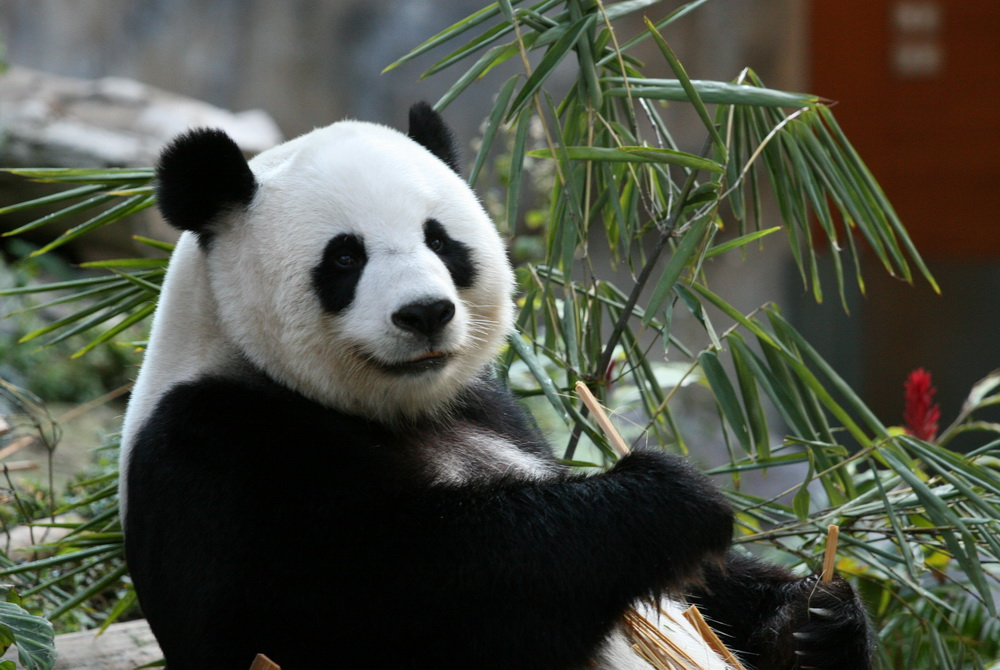
#> input picture photos/animals/3.jpg, 1000 x 670 px; its folder holds 3 pictures in this run
$ python -i images.py   (imports and definitions only)
#> lines starting #> are read from the running program, lines starting #| are printed output that depends on the picture
from tkinter import *
from PIL import ImageTk, Image
# import random
import hashlib
import registration

img_hash = ""


# [77 lines left out: function images, not called in this run]


# [2 lines not run here, left out]

>>> result = images()
#> in images, img1 is the input picture: PIL image 1000x670 RGB; mean R, G, B 77.5, 80.6, 68.8
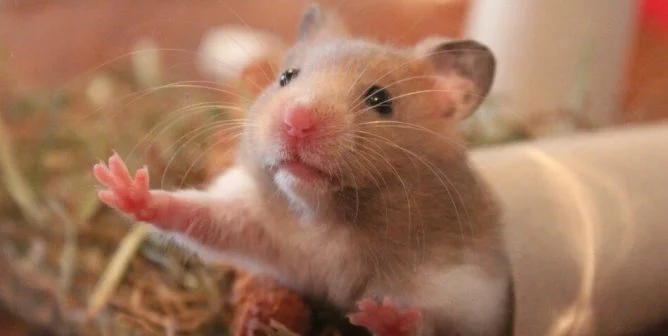
#> input picture photos/animals/4.jpg, 668 x 336 px
#> in images, img2 is the input picture: PIL image 668x336 RGB; mean R, G, B 161, 117.2, 91.8
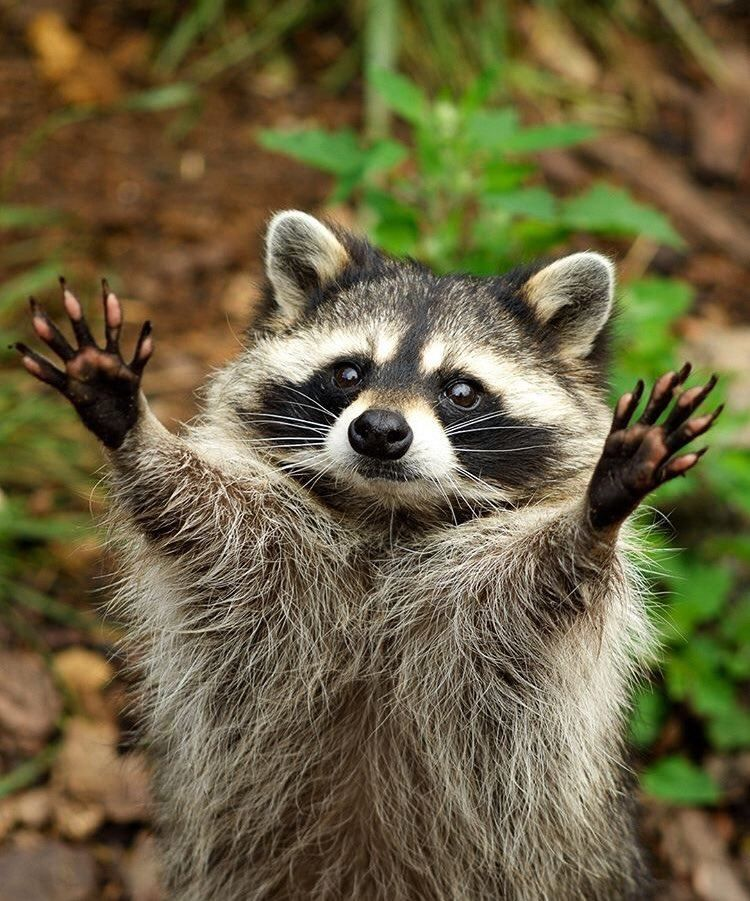
#> input picture photos/animals/6.jpg, 750 x 901 px
#> in images, img3 is the input picture: PIL image 750x901 RGB; mean R, G, B 106.4, 97.2, 64
#> in images, `resize_image1 = img1.resize((200, 200))`:
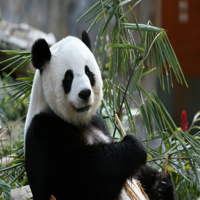
#> resize_image1: PIL image 200x200 RGB; mean R, G, B 77.5, 80.6, 68.8
#> in images, `resize_image2 = img2.resize((200, 200))`:
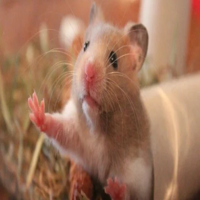
#> resize_image2: PIL image 200x200 RGB; mean R, G, B 161, 117.2, 91.8
#> in images, `resize_image3 = img3.resize((200, 200))`:
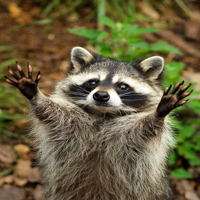
#> resize_image3: PIL image 200x200 RGB; mean R, G, B 106.4, 97.2, 64
#> (the run stopped early here; a loop or call above may not have finished)
